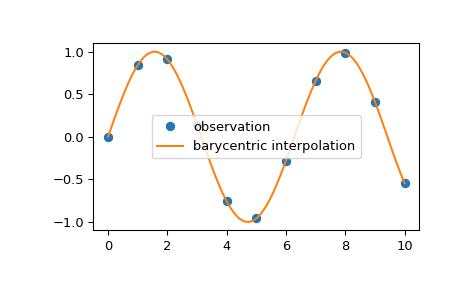

Here is the Python script that generated this plot:
# We can interpolate 2D observed data using barycentric interpolation:

import matplotlib.pyplot as plt
from scipy.interpolate import barycentric_interpolate
x_observed = np.linspace(0.0, 10.0, 11)
y_observed = np.sin(x_observed)
x = np.linspace(min(x_observed), max(x_observed), num=100)
y = barycentric_interpolate(x_observed, y_observed, x)
plt.plot(x_observed, y_observed, "o", label="observation")
plt.plot(x, y, label="barycentric interpolation")
plt.legend()
plt.show()
